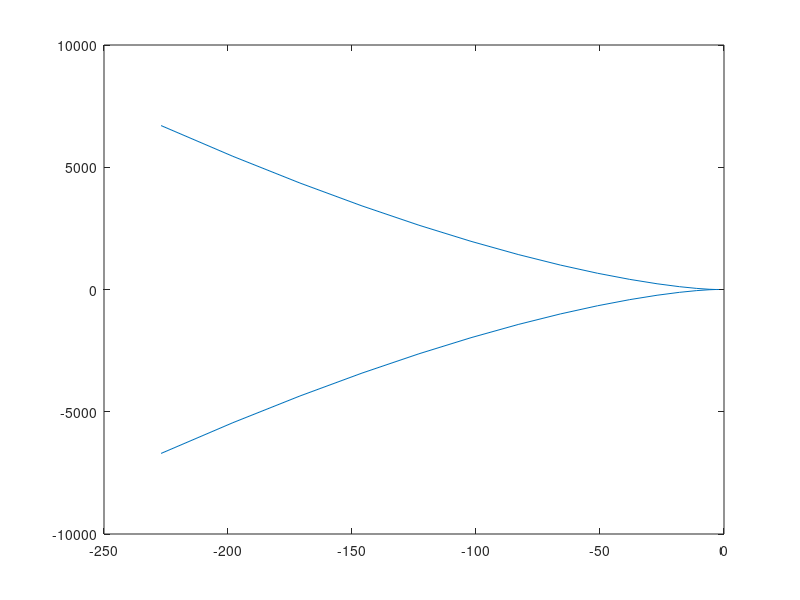
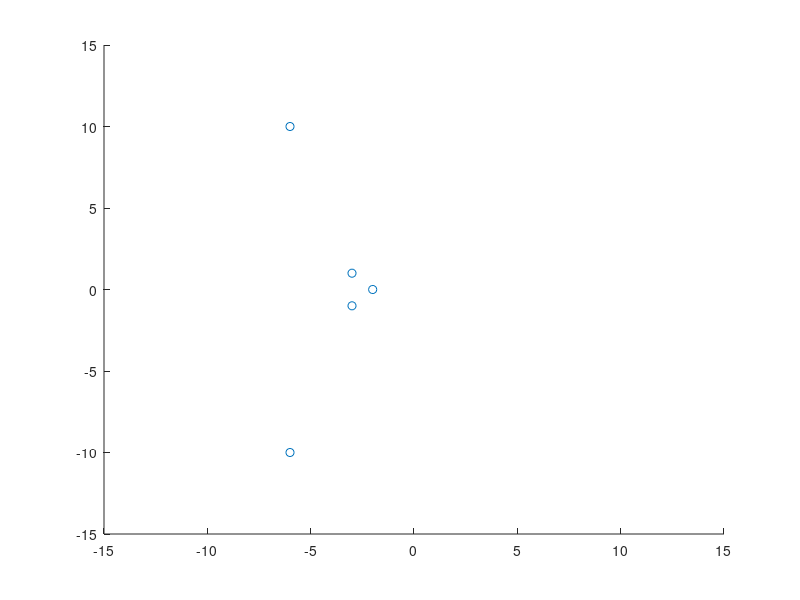

MATLAB code for these plots, in order: (Note: this script raises an error after producing the figures.)
clear;
clc;
close all;

addpath('C:\Users\linxi\Documents\MATLAB\chebfun-master\chebfun-master');
addpath('D:\eigtool-master\eigtool-master');

%% Task1

L=15;
N=500;
N1=(N-1)/2;
T=zeros(N);
for i=1:(2*N1+1)
    T(i,i)=-1j*(i-(N1+1));
end
u=zeros(1,31);
for i=-L:L
u(i+L+1)=-2+3*(-1j*i)+(-1j*i)*(-1j*i)+2*(-1j*i)*(-1j*i)*(-1j*i);
end

figure()
plot(real(u),imag(u));
figure()
scatter(real(u),imag(u));
axis([-15 15 -15 15]);


%% Task 2

N = chebop(@(u) -2*u+3*diff(u)+diff(u,2)+2*diff(u,3), [-pi pi], 'periodic');
figure()
[V, D] = eigs(N);
format long, sqrt(-diag(D)) 
plot(V)

%% Task 3

d = [-pi pi]; 
x = chebfun('x', d);
A1 = chebop(@(u) -2*u+3*diff(u)+diff(u,2)+2*diff(u,3), [-pi pi], 'periodic'); 
u0 = sin(x)*sin(x)+0.5*cos(x);
t = [0.1 0.5 2];
u1 = expm(A1, t, u0);
figure()
colr = zeros(6, 3);colr(:,1) = 0.85.^(0:5)';
clf, set(gcf, 'defaultaxescolororder', colr)
plot(chebfun(u1), 'linewidth', 2)
figure()
[V1, D1] = eigs(A1);
format long, sqrt(-diag(D1))  
plot(V1)


%% Task 4

d = [-pi pi]; 
x = chebfun('x', d);
A2 = chebop(@(u) 2*u+3*diff(u)+diff(u,2)+2*diff(u,3), [-pi pi], 'periodic');
u0 = sin(x)*sin(x)+0.5*cos(x);
t = [0.1 0.5 2];
u2 = expm(A2, t, u0);
figure()
colr = zeros(6, 3); colr(:,1) = 0.85.^(0:5)';
clf, set(gcf, 'defaultaxescolororder', colr)
plot(chebfun(u2), 'linewidth', 2);
figure()
[V2, D2] = eigs(A2);
format long, sqrt(-diag(D2))  % integers, to 14 digits
plot(V2)

%% Extra work

A=[0 1 0;0 0 1;1 -1 -0.5];
T=T_fun(L,A);
eigtool(T)

%% Functions

function T=T_fun(n,A)
N=size(A,1);
T=zeros(N*n,N*n);
for i=1:n
    for j=1:n
        if i>j
            T((i-1)*N+1:i*N,(j-1)*N+1:j*N)=A^(i-j-1);
        elseif i==j
            T((i-1)*N+1:i*N,(j-1)*N+1:j*N)=zeros(N);
        end
    end
end
end

